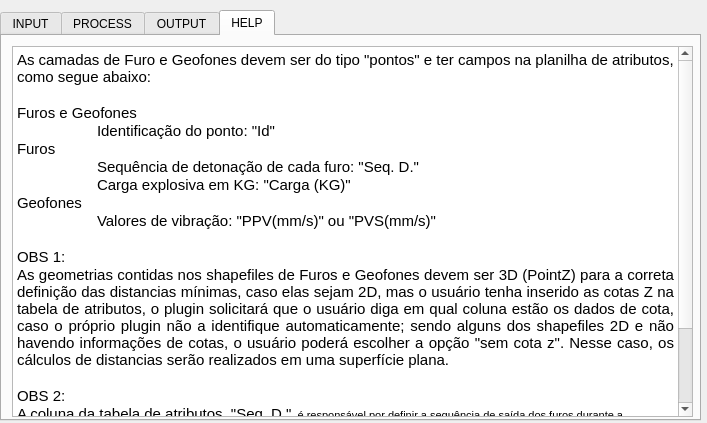
<?xml version="1.0" encoding="UTF-8"?>
<ui version="4.0">
 <class>VibrationControlDialogBase</class>
 <widget class="QDialog" name="VibrationControlDialogBase">
  <property name="geometry">
   <rect>
    <x>0</x>
    <y>0</y>
    <width>707</width>
    <height>423</height>
   </rect>
  </property>
  <property name="windowTitle">
   <string>Blaster Vibration Control</string>
  </property>
  <widget class="QTabWidget" name="tabWidget">
   <property name="geometry">
    <rect>
     <x>0</x>
     <y>10</y>
     <width>701</width>
     <height>411</height>
    </rect>
   </property>
   <property name="currentIndex">
    <number>3</number>
   </property>
   <widget class="QWidget" name="INPUT">
    <property name="focusPolicy">
     <enum>Qt::ClickFocus</enum>
    </property>
    <attribute name="title">
     <string>INPUT</string>
    </attribute>
    <widget class="QLabel" name="label_furos">
     <property name="geometry">
      <rect>
       <x>10</x>
       <y>10</y>
       <width>261</width>
       <height>16</height>
      </rect>
     </property>
     <property name="text">
      <string>Posição dos Furos de Desmonte (pontos)</string>
     </property>
    </widget>
    <widget class="QComboBox" name="comboBox_shpZCriticas">
     <property name="geometry">
      <rect>
       <x>10</x>
       <y>150</y>
       <width>231</width>
       <height>22</height>
      </rect>
     </property>
    </widget>
    <widget class="QComboBox" name="comboBox_shpGeofones">
     <property name="geometry">
      <rect>
       <x>10</x>
       <y>90</y>
       <width>231</width>
       <height>22</height>
      </rect>
     </property>
    </widget>
    <widget class="QLabel" name="label_geofones">
     <property name="geometry">
      <rect>
       <x>10</x>
       <y>70</y>
       <width>251</width>
       <height>21</height>
      </rect>
     </property>
     <property name="text">
      <string>Posição Geofones (pontos)</string>
     </property>
    </widget>
    <widget class="QComboBox" name="comboBox_shpFuros">
     <property name="geometry">
      <rect>
       <x>10</x>
       <y>30</y>
       <width>231</width>
       <height>22</height>
      </rect>
     </property>
    </widget>
    <widget class="QLabel" name="label_zCriticas">
     <property name="geometry">
      <rect>
       <x>10</x>
       <y>130</y>
       <width>251</width>
       <height>21</height>
      </rect>
     </property>
     <property name="text">
      <string>Áreas Críticas (polígono)</string>
     </property>
    </widget>
    <widget class="QToolButton" name="toolButton_furos">
     <property name="geometry">
      <rect>
       <x>250</x>
       <y>30</y>
       <width>25</width>
       <height>19</height>
      </rect>
     </property>
     <property name="text">
      <string>...</string>
     </property>
    </widget>
    <widget class="QToolButton" name="toolButton_geofones">
     <property name="geometry">
      <rect>
       <x>250</x>
       <y>90</y>
       <width>25</width>
       <height>19</height>
      </rect>
     </property>
     <property name="text">
      <string>...</string>
     </property>
    </widget>
    <widget class="QToolButton" name="toolButton_criticas">
     <property name="geometry">
      <rect>
       <x>250</x>
       <y>150</y>
       <width>25</width>
       <height>19</height>
      </rect>
     </property>
     <property name="text">
      <string>...</string>
     </property>
    </widget>
    <widget class="QPushButton" name="pushButton_process">
     <property name="geometry">
      <rect>
       <x>600</x>
       <y>340</y>
       <width>82</width>
       <height>25</height>
      </rect>
     </property>
     <property name="text">
      <string>Process</string>
     </property>
    </widget>
   </widget>
   <widget class="QWidget" name="PROCESS">
    <attribute name="title">
     <string>PROCESS</string>
    </attribute>
    <widget class="QTableWidget" name="tabelaResultados">
     <property name="geometry">
      <rect>
       <x>10</x>
       <y>20</y>
       <width>671</width>
       <height>321</height>
      </rect>
     </property>
    </widget>
    <widget class="QPushButton" name="pushButton_txt">
     <property name="geometry">
      <rect>
       <x>480</x>
       <y>350</y>
       <width>82</width>
       <height>25</height>
      </rect>
     </property>
     <property name="text">
      <string>export to txt</string>
     </property>
    </widget>
    <widget class="QPushButton" name="pushButton_imagem">
     <property name="geometry">
      <rect>
       <x>580</x>
       <y>350</y>
       <width>101</width>
       <height>25</height>
      </rect>
     </property>
     <property name="text">
      <string>export to chart</string>
     </property>
    </widget>
   </widget>
   <widget class="QWidget" name="OUTPUT">
    <attribute name="title">
     <string>OUTPUT</string>
    </attribute>
   </widget>
   <widget class="QWidget" name="HELP">
    <property name="whatsThis">
     <string>&lt;html&gt;&lt;head/&gt;&lt;body&gt;&lt;p&gt;HELP&lt;/p&gt;&lt;/body&gt;&lt;/html&gt;</string>
    </property>
    <attribute name="title">
     <string>HELP</string>
    </attribute>
    <widget class="QTextBrowser" name="textHelp">
     <property name="geometry">
      <rect>
       <x>10</x>
       <y>10</y>
       <width>681</width>
       <height>371</height>
      </rect>
     </property>
     <property name="html">
      <string>&lt;!DOCTYPE HTML PUBLIC &quot;-//W3C//DTD HTML 4.0//EN&quot; &quot;http://www.w3.org/TR/REC-html40/strict.dtd&quot;&gt;
&lt;html&gt;&lt;head&gt;&lt;meta name=&quot;qrichtext&quot; content=&quot;1&quot; /&gt;&lt;style type=&quot;text/css&quot;&gt;
p, li { white-space: pre-wrap; }
&lt;/style&gt;&lt;/head&gt;&lt;body style=&quot; font-family:'MS Shell Dlg 2'; font-size:8.15094pt; font-weight:400; font-style:normal;&quot;&gt;
&lt;p style=&quot; margin-top:0px; margin-bottom:0px; margin-left:0px; margin-right:0px; -qt-block-indent:0; text-indent:0px;&quot;&gt;&lt;span style=&quot; font-family:'Calibri'; font-size:11pt;&quot;&gt;As camadas de Furo e Geofones devem ser do tipo &amp;quot;pontos&amp;quot; e ter campos na planilha de atributos, como segue abaixo:&lt;/span&gt;&lt;span style=&quot; font-size:8pt;&quot;&gt; &lt;/span&gt;&lt;/p&gt;
&lt;p style=&quot; margin-top:0px; margin-bottom:0px; margin-left:0px; margin-right:0px; -qt-block-indent:0; text-indent:0px;&quot;&gt;&lt;span style=&quot; font-family:'Calibri'; font-size:11pt;&quot;&gt; &lt;/span&gt;&lt;span style=&quot; font-size:8pt;&quot;&gt; &lt;/span&gt;&lt;/p&gt;
&lt;p style=&quot; margin-top:0px; margin-bottom:0px; margin-left:0px; margin-right:0px; -qt-block-indent:0; text-indent:0px;&quot;&gt;&lt;span style=&quot; font-family:'Calibri'; font-size:11pt;&quot;&gt;Furos e Geofones&lt;/span&gt;&lt;span style=&quot; font-size:8pt;&quot;&gt; &lt;/span&gt;&lt;/p&gt;
&lt;p style=&quot; margin-top:0px; margin-bottom:0px; margin-left:0px; margin-right:0px; -qt-block-indent:0; text-indent:0px;&quot;&gt;&lt;span style=&quot; font-family:'Calibri'; font-size:11pt;&quot;&gt;	Identificação do ponto: &amp;quot;Id&amp;quot;&lt;/span&gt;&lt;span style=&quot; font-size:8pt;&quot;&gt; &lt;/span&gt;&lt;/p&gt;
&lt;p style=&quot; margin-top:0px; margin-bottom:0px; margin-left:0px; margin-right:0px; -qt-block-indent:0; text-indent:0px;&quot;&gt;&lt;span style=&quot; font-family:'Calibri'; font-size:11pt;&quot;&gt;Furos&lt;/span&gt;&lt;span style=&quot; font-size:8pt;&quot;&gt; &lt;/span&gt;&lt;/p&gt;
&lt;p style=&quot; margin-top:0px; margin-bottom:0px; margin-left:0px; margin-right:0px; -qt-block-indent:0; text-indent:0px;&quot;&gt;&lt;span style=&quot; font-family:'Calibri'; font-size:11pt;&quot;&gt;	Sequência de detonação de cada furo: &amp;quot;Seq. D.&amp;quot;&lt;/span&gt;&lt;span style=&quot; font-size:8pt;&quot;&gt; &lt;/span&gt;&lt;/p&gt;
&lt;p style=&quot; margin-top:0px; margin-bottom:0px; margin-left:0px; margin-right:0px; -qt-block-indent:0; text-indent:0px;&quot;&gt;&lt;span style=&quot; font-family:'Calibri'; font-size:11pt;&quot;&gt;	Carga explosiva em KG: &amp;quot;Carga (KG)&amp;quot;&lt;/span&gt;&lt;span style=&quot; font-size:8pt;&quot;&gt; &lt;/span&gt;&lt;/p&gt;
&lt;p style=&quot; margin-top:0px; margin-bottom:0px; margin-left:0px; margin-right:0px; -qt-block-indent:0; text-indent:0px;&quot;&gt;&lt;span style=&quot; font-family:'Calibri'; font-size:11pt;&quot;&gt;Geofones&lt;/span&gt;&lt;span style=&quot; font-size:8pt;&quot;&gt; &lt;/span&gt;&lt;/p&gt;
&lt;p style=&quot; margin-top:0px; margin-bottom:0px; margin-left:0px; margin-right:0px; -qt-block-indent:0; text-indent:0px;&quot;&gt;&lt;span style=&quot; font-family:'Calibri'; font-size:11pt;&quot;&gt;	Valores de vibração: &amp;quot;PPV(mm/s)&amp;quot; ou &amp;quot;PVS(mm/s)&amp;quot;&lt;/span&gt;&lt;span style=&quot; font-size:8pt;&quot;&gt; &lt;/span&gt;&lt;/p&gt;
&lt;p style=&quot; margin-top:0px; margin-bottom:0px; margin-left:0px; margin-right:0px; -qt-block-indent:0; text-indent:0px;&quot;&gt;&lt;span style=&quot; font-family:'Calibri'; font-size:11pt;&quot;&gt; &lt;/span&gt;&lt;span style=&quot; font-size:8pt;&quot;&gt; &lt;/span&gt;&lt;/p&gt;
&lt;p style=&quot; margin-top:0px; margin-bottom:0px; margin-left:0px; margin-right:0px; -qt-block-indent:0; text-indent:0px;&quot;&gt;&lt;span style=&quot; font-family:'Calibri'; font-size:11pt;&quot;&gt;OBS 1: &lt;/span&gt;&lt;/p&gt;
&lt;p align=&quot;justify&quot; style=&quot; margin-top:0px; margin-bottom:0px; margin-left:0px; margin-right:0px; -qt-block-indent:0; text-indent:0px;&quot;&gt;&lt;span style=&quot; font-family:'Calibri'; font-size:11pt;&quot;&gt;As geometrias contidas nos shapefiles de Furos e Geofones devem ser 3D (PointZ) para a correta definição das distancias mínimas, caso elas sejam 2D, mas o usuário tenha inserido as cotas Z na tabela de atributos, o plugin solicitará que o usuário diga em qual coluna estão os dados de cota, caso o próprio plugin não a identifique automaticamente; sendo alguns dos shapefiles 2D e não havendo informações de cotas, o usuário poderá escolher a opção &amp;quot;sem cota z&amp;quot;. Nesse caso, os cálculos de distancias serão realizados em uma superfície plana. &lt;/span&gt;&lt;/p&gt;
&lt;p align=&quot;justify&quot; style=&quot;-qt-paragraph-type:empty; margin-top:0px; margin-bottom:0px; margin-left:0px; margin-right:0px; -qt-block-indent:0; text-indent:0px; font-family:'Calibri'; font-size:11pt;&quot;&gt;&lt;br /&gt;&lt;/p&gt;
&lt;p style=&quot; margin-top:0px; margin-bottom:0px; margin-left:0px; margin-right:0px; -qt-block-indent:0; text-indent:0px;&quot;&gt;&lt;span style=&quot; font-family:'Calibri'; font-size:11pt;&quot;&gt;OBS 2:&lt;/span&gt;&lt;/p&gt;
&lt;p style=&quot; margin-top:0px; margin-bottom:0px; margin-left:0px; margin-right:0px; -qt-block-indent:0; text-indent:0px;&quot;&gt;&lt;span style=&quot; font-family:'Calibri'; font-size:11pt;&quot;&gt;A coluna da tabela de atributos  &amp;quot;Seq. D.&amp;quot;&lt;/span&gt;&lt;span style=&quot; font-size:8pt;&quot;&gt;  é responsável por definir a sequência de saída dos furos durante a detonação. No exemplo abaixo, &lt;/span&gt;&lt;span style=&quot; font-size:8pt; font-weight:600;&quot;&gt;um&lt;/span&gt;&lt;span style=&quot; font-size:8pt;&quot;&gt; único furo está na sequência &lt;/span&gt;&lt;span style=&quot; font-size:8pt; font-weight:600;&quot;&gt;0&lt;/span&gt;&lt;span style=&quot; font-size:8pt;&quot;&gt;, seguido por &lt;/span&gt;&lt;span style=&quot; font-size:8pt; font-weight:600;&quot;&gt;três furos&lt;/span&gt;&lt;span style=&quot; font-size:8pt;&quot;&gt; na sequência &lt;/span&gt;&lt;span style=&quot; font-size:8pt; font-weight:600;&quot;&gt;1&lt;/span&gt;&lt;span style=&quot; font-size:8pt;&quot;&gt; e por &lt;/span&gt;&lt;span style=&quot; font-size:8pt; font-weight:600;&quot;&gt;cinco furos&lt;/span&gt;&lt;span style=&quot; font-size:8pt;&quot;&gt; na sequência &lt;/span&gt;&lt;span style=&quot; font-size:8pt; font-weight:600;&quot;&gt;2&lt;/span&gt;&lt;span style=&quot; font-size:8pt;&quot;&gt;... Resumindo, furos que detonam simultaneamente, terão o mesmo valor de sequência.&lt;/span&gt;&lt;/p&gt;
&lt;p style=&quot;-qt-paragraph-type:empty; margin-top:0px; margin-bottom:0px; margin-left:0px; margin-right:0px; -qt-block-indent:0; text-indent:0px; font-size:8pt;&quot;&gt;&lt;br /&gt;&lt;/p&gt;
&lt;p style=&quot; margin-top:0px; margin-bottom:0px; margin-left:0px; margin-right:0px; -qt-block-indent:0; text-indent:0px;&quot;&gt;&lt;span style=&quot; font-size:8pt;&quot;&gt;Nas cituações onde os furos saem &lt;/span&gt;&lt;span style=&quot; font-size:8pt; font-weight:600;&quot;&gt;um por um&lt;/span&gt;&lt;span style=&quot; font-size:8pt;&quot;&gt;, só havera um furo detonado por sequência.&lt;/span&gt;&lt;/p&gt;
&lt;p style=&quot;-qt-paragraph-type:empty; margin-top:0px; margin-bottom:0px; margin-left:0px; margin-right:0px; -qt-block-indent:0; text-indent:0px; font-size:8.15094pt;&quot;&gt;&lt;br /&gt;&lt;/p&gt;
&lt;p style=&quot;-qt-paragraph-type:empty; margin-top:0px; margin-bottom:0px; margin-left:0px; margin-right:0px; -qt-block-indent:0; text-indent:0px; font-size:8.15094pt;&quot;&gt;&lt;br /&gt;&lt;/p&gt;
&lt;p style=&quot;-qt-paragraph-type:empty; margin-top:0px; margin-bottom:0px; margin-left:0px; margin-right:0px; -qt-block-indent:0; text-indent:0px; font-size:8.15094pt;&quot;&gt;&lt;br /&gt;&lt;/p&gt;&lt;/body&gt;&lt;/html&gt;</string>
     </property>
    </widget>
   </widget>
  </widget>
 </widget>
 <resources/>
 <connections/>
</ui>
